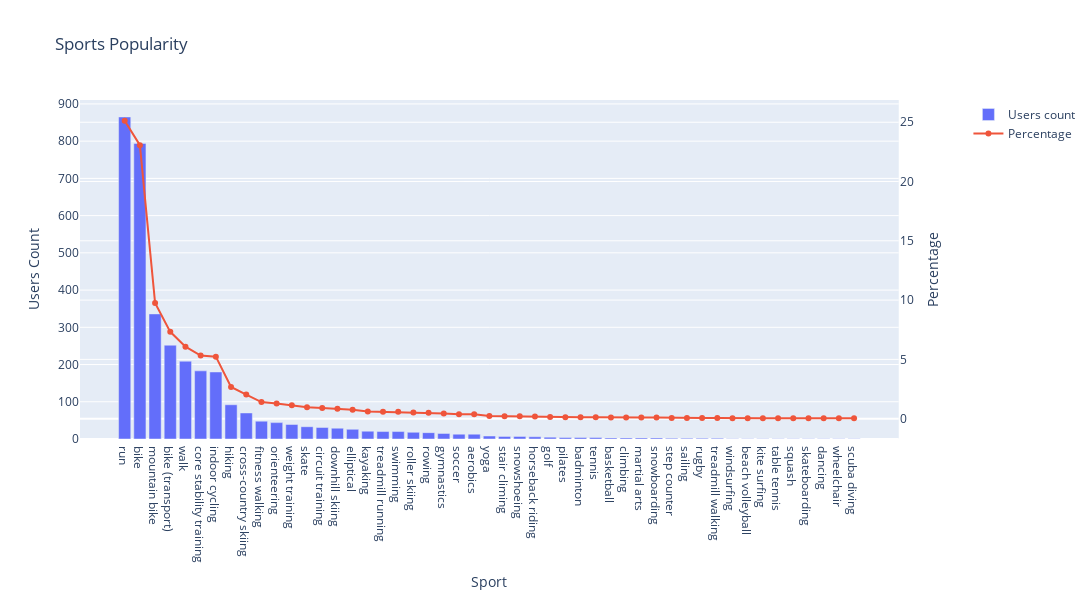

The notebook cell this image was saved under:
### Code cell
# Sort the dataframe by Users count in descending order
df_sorted = sport_users_df_with_percentage.sort_values('Users count', ascending=False)

# Create subplot with secondary y-axis
fig = make_subplots(specs=[[{"secondary_y": True}]])

# Add bars for Users count
fig.add_trace(
    go.Bar(x=df_sorted['sport'], y=df_sorted['Users count'], name="Users count"),
    secondary_y=False,
)

# Add line for percentage
fig.add_trace(
    go.Scatter(x=df_sorted['sport'], y=df_sorted['percentage'], name="Percentage", mode='lines+markers'),
    secondary_y=True,
)

# Update layout
fig.update_layout(
    title_text="Sports Popularity",
    xaxis_title="Sport",
    barmode='group',
    height=600,
    width=1400,
)

# Set y-axes titles
fig.update_yaxes(title_text="Users Count", secondary_y=False)
fig.update_yaxes(title_text="Percentage", secondary_y=True)

# Show the plot
fig.show()

### Figure 1 — Plotly figure (JSON) as saved in the notebook; plotly's stock layout.template omitted (floating-point values rounded to 4 significant figures)
{"data": [{"name": "Users count", "type": "bar", "x": ["run", "bike", "mountain bike", "bike (transport)", "walk", "core stability training", "indoor cycling", "hiking", "cross-country skiing", "fitness walking", "orienteering", "weight training", "skate", "circuit training", "downhill skiing", "elliptical", "kayaking", "treadmill running", "swimming", "roller skiing", "rowing", "gymnastics", "soccer", "aerobics", "yoga", "stair climing", "snowshoeing", "horseback riding", "golf", "pilates", "badminton", "tennis", "basketball", "climbing", "martial arts", "snowboarding", "step counter", "sailing", "rugby", "treadmill walking", "windsurfing", "beach volleyball", "kite surfing", "table tennis", "squash", "skateboarding", "dancing", "wheelchair", "scuba diving"], "xaxis": "x", "y": [865, 794, 336, 252, 209, 183, 180, 92, 70, 48, 44, 39, 33, 31, 29, 26, 21, 20, 20, 18, 17, 15, 13, 13, 8, 7, 7, 6, 5, 4, 4, 4, 3, 3, 3, 3, 2, 2, 2, 2, 1, 1, 1, 1, 1, 1, 1, 1, 1], "yaxis": "y"}, {"mode": "lines+markers", "name": "Percentage", "type": "scatter", "x": ["run", "bike", "mountain bike", "bike (transport)", "walk", "core stability training", "indoor cycling", "hiking", "cross-country skiing", "fitness walking", "orienteering", "weight training", "skate", "circuit training", "downhill skiing", "elliptical", "kayaking", "treadmill running", "swimming", "roller skiing", "rowing", "gymnastics", "soccer", "aerobics", "yoga", "stair climing", "snowshoeing", "horseback riding", "golf", "pilates", "badminton", "tennis", "basketball", "climbing", "martial arts", "snowboarding", "step counter", "sailing", "rugby", "treadmill walking", "windsurfing", "beach volleyball", "kite surfing", "table tennis", "squash", "skateboarding", "dancing", "wheelchair", "scuba diving"], "xaxis": "x", "y": [25.13, 23.07, 9.762, 7.321, 6.072, 5.317, 5.23, 2.673, 2.034, 1.395, 1.278, 1.133, 0.9587, 0.9006, 0.8425, 0.7554, 0.6101, 0.5811, 0.5811, 0.523, 0.4939, 0.4358, 0.3777, 0.3777, 0.2324, 0.2034, 0.2034, 0.1743, 0.1453, 0.1162, 0.1162, 0.1162, 0.08716, 0.08716, 0.08716, 0.08716, 0.05811, 0.05811, 0.05811, 0.05811, 0.02905, 0.02905, 0.02905, 0.02905, 0.02905, 0.02905, 0.02905, 0.02905, 0.02905], "yaxis": "y2"}], "layout": {"barmode": "group", "height": 600, "title": {"text": "Sports Popularity"}, "width": 1400, "xaxis": {"anchor": "y", "domain": [0, 0.94], "title": {"text": "Sport"}}, "yaxis": {"anchor": "x", "domain": [0, 1], "title": {"text": "Users Count"}}, "yaxis2": {"anchor": "x", "overlaying": "y", "side": "right", "title": {"text": "Percentage"}}}}
